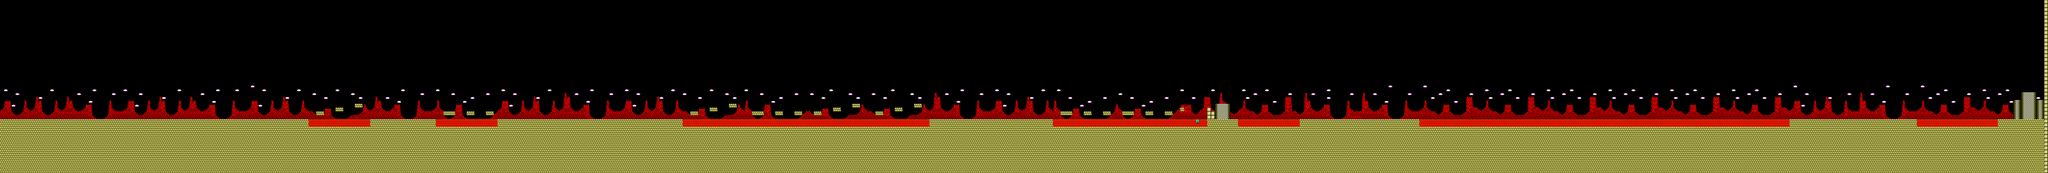

This is a level from a 2D game, rendered from its Tiled map with the project's own tilesets. A one-line summary and the map file follow, with tile-layer data summarised:
An orthogonal 531x45 tile map with 32x32 px tiles, 1 tile layer (vulcan) and 1 object (Area).

<map version="1.0" orientation="orthogonal" width="531" height="45" tilewidth="32" tileheight="32">
 <properties>
  <property name="bg_color" value="16729088" />
  <property name="hazard" value="lava.xml" />
  <property name="music" value="desert.ogg" />
  <property name="offset_y" value="-64" />
  <property name="start_x" value="0" />
  <property name="start_y" value="928" />
 </properties>
 <tileset firstgid="1" name="vulcan" tilewidth="32" tileheight="32" spacing="1" margin="1">
  <properties>
   <property name="catapult" value="3" />
   <property name="climb" value="4" />
   <property name="lava_end" value="16" />
   <property name="lava_start" value="15" />
   <property name="solid_end" value="14" />
   <property name="solid_start" value="1" />
  </properties>
  <image source="vulcan.png" width="512" height="512" />
 </tileset>
 <layer name="vulcan" width="531" height="45">
  <data>[23895 cells, 9261 non-empty, 27 distinct tile ids]</data>
 </layer>
 <objectgroup name="Areas" width="531" height="45">
  <object name="desert.tmx" type="Area" x="0" y="0" width="32" height="992">
   <properties>
    <property name="destination_id" value="14" />
    <property name="id" value="15" />
    <property name="type" value="map" />
   </properties>
  </object>
 </objectgroup>
</map>
